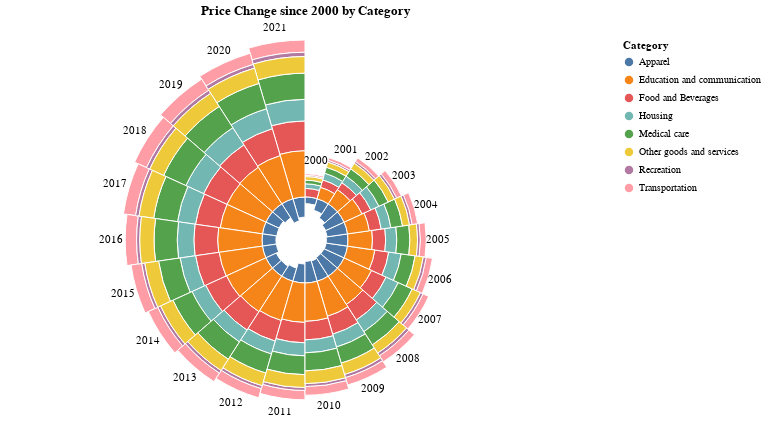

Source (notebook cell):
### Code cell
c1 = base = alt.Chart(df[['year','change','Category']][(df['date'] >= start_date) & (df['date'] <= end_date)], title='Price Change since ' + str(start_year) +' by Category').encode(
    theta=alt.Theta("year", stack=True),
    radius=alt.Radius("sum(change)", scale=alt.Scale(type="sqrt", zero=True, rangeMin=20), stack=True),
    color="Category:N",
).properties(height=400, width=600).mark_arc(innerRadius=20, stroke="#fff")

c2 = base = alt.Chart(df[['year','change','Category']][(df['date'] >= start_date) & (df['date'] <= end_date)], title='Price Change since ' + str(start_year) +' by Category').encode(
    theta=alt.Theta("year"),
    radius=alt.Radius("sum(change)", scale=alt.Scale(type="sqrt", zero=True, rangeMin=20))
).properties(height=400, width=600).mark_text(radiusOffset=15).encode(text="year:Q")

(c1 + c2)

### Figure 1 — Vega-Lite specification as saved in the notebook (floating-point values rounded to 4 significant figures; data arrays with more than 128 entries replaced by an {"elided": "..."} marker saying what was removed)
{"config": {"view": {"continuousWidth": 400, "continuousHeight": 300}}, "layer": [{"data": {"name": "data-1a9d837eea828c05faa2dd8c1b389384"}, "mark": {"type": "arc", "innerRadius": 20, "stroke": "#fff"}, "encoding": {"color": {"field": "Category", "type": "nominal"}, "radius": {"aggregate": "sum", "field": "change", "scale": {"rangeMin": 20, "type": "sqrt", "zero": true}, "stack": true, "type": "quantitative"}, "theta": {"field": "year", "stack": true, "type": "nominal"}}, "height": 400, "title": "Price Change since 2000 by Category", "width": 600}, {"data": {"name": "data-1a9d837eea828c05faa2dd8c1b389384"}, "mark": {"type": "text", "radiusOffset": 15}, "encoding": {"radius": {"aggregate": "sum", "field": "change", "scale": {"rangeMin": 20, "type": "sqrt", "zero": true}, "type": "quantitative"}, "text": {"field": "year", "type": "quantitative"}, "theta": {"field": "year", "type": "nominal"}}, "height": 400, "title": "Price Change since 2000 by Category", "width": 600}], "$schema": "https://vega.github.io/schema/vega-lite/v4.17.0.json", "datasets": {"data-1a9d837eea828c05faa2dd8c1b389384": {"elided": "2112 records"}}}
